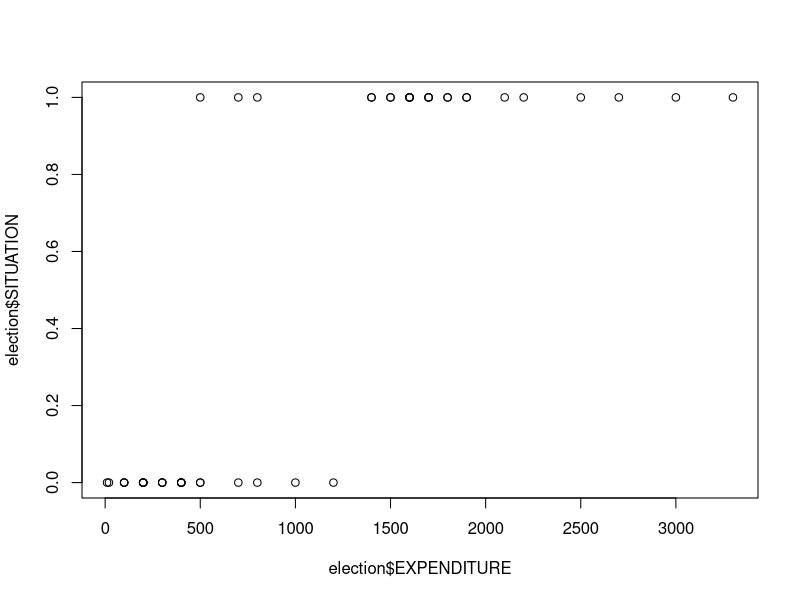
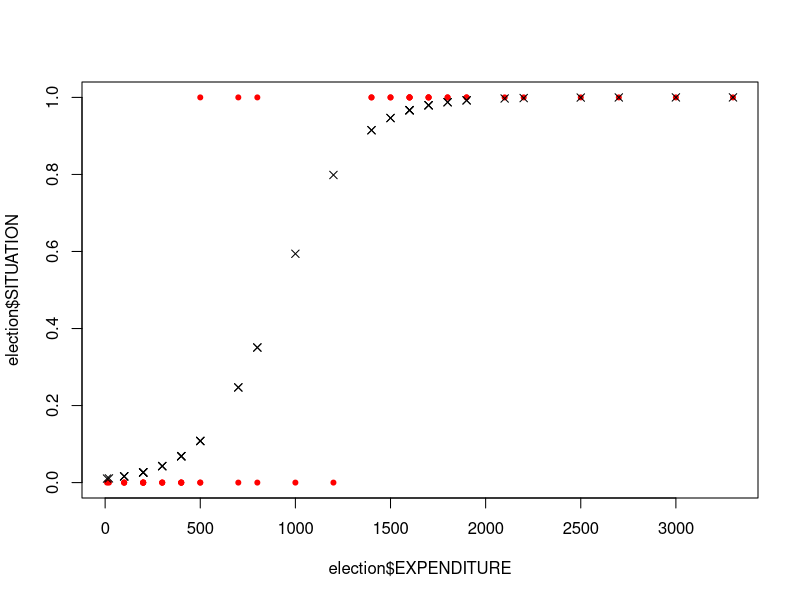

Here is the R script that generated these plots, in order:
## ---- chunk 1
election = read.csv("Election.csv",sep=';',header=T)
election
## ---- chunk 2
plot(election$EXPENDITURE,election$SITUATION)
summary(election)
## ---- chunk 3
cor(election$EXPENDITURE,election$SITUATION)
## ---- chunk 4
modelo = glm(SITUATION ~ EXPENDITURE,data=election,family="binomial") 
summary(modelo)
## ---- chunk 5
#use  ctrl+shift+enter
plot(election$EXPENDITURE,election$SITUATION,col='red',pch=20)
points(election$EXPENDITURE, modelo$fitted, pch=4)
## ---- chunk 6
predict = predict(modelo,newdata=election,type="response"  )
predict = predict >= 0.5
predict
## ---- chunk 7
confusion = table(predict,election$SITUATION)
confusion
hitrate = (confusion[1] + confusion[4]) / sum(confusion)
hitrate
## ---- chunk 8
predictelection = read.csv("Newcandidates.csv",sep=';',header=T)
predictelection
## ---- chunk 9
predictelection$RESULT = predict(modelo,newdata=predictelection,type="response") 
predictelection$RESULT
predictelection$RESULT >= 0.5
